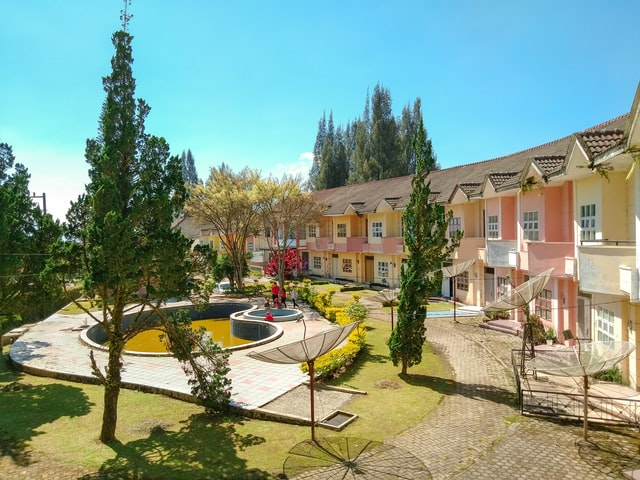
#> input picture Assignment2/SampleImages/Set2.jpg, 640 x 480 px
$ python main.py
#> lines starting #> are read from the running program, lines starting #| are printed output that depends on the picture
import cv2
import math
import numpy as np
import timeit

imageName = "Set2"
sampleImage = cv2.imread("./SampleImages/" + imageName + ".jpg")
#> sampleImage is the input picture: shape (480, 640, 3); mean B, G, R 136, 153.7, 131.5
print(sampleImage)
#> (printed output is left out)
sampleArr = np.array(sampleImage)
gaussianFilter = np.array(sampleImage)


def meanFilter(sampleArr,size):
#> called with size = 3
    shape = sampleArr.shape
#> shape = (480, 640, 3)
    cut = int(size/2)
    meanFilter = np.array(sampleImage)

    for y in range(cut,shape[0] - cut):
        for x in range(cut,shape[1] - cut):
            temp = sampleArr[(y-cut):(y+cut),(x-cut):(x+cut)]
            # get average value of each pixel
            avg = np.mean(temp,axis=(0,1))

            meanFilter[y][x] = avg
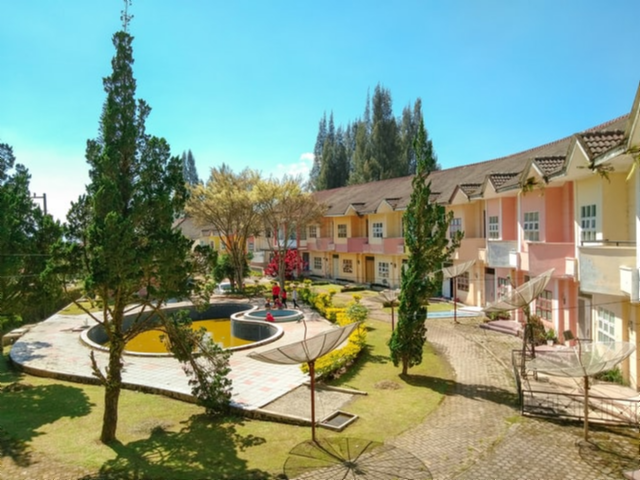
#> meanFilter: shape (480, 640, 3); mean B, G, R 135.8, 153.4, 131.1

    return meanFilter

def gaussianKernel(x, mu, sigma):
  return math.exp( -(((x-mu)/(sigma))**2)/2.0 )

# [85 lines left out: functions gaussian, kuwaharaFilter, not called in this run]

windowSize=3

meanImage = meanFilter(sampleArr,windowSize)
cv2.imshow("Mean Image", meanImage)
cv2.imwrite("./SampleImages/meanFilter-" + imageName + "-" + str(windowSize) + ".jpg", meanImage)

# [10 lines of commented-out code are left out]


cv2.waitKey(0)
cv2.destroyAllWindows

$ run again, with Assignment2/SampleImages/france.jpg copied over Assignment2/SampleImages/Set2.jpg
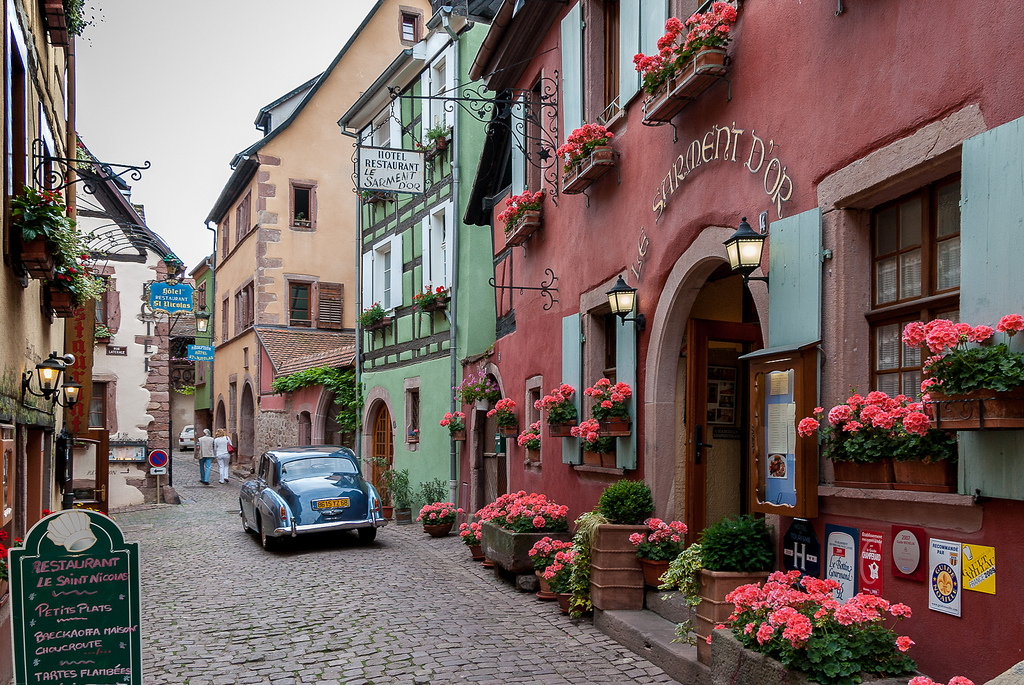
#> input picture Assignment2/SampleImages/france.jpg, 1024 x 685 px
#> sampleImage is the input picture: shape (685, 1024, 3); mean B, G, R 96.5, 100.6, 117.5
#> (printed output is left out)
#> after the loop in meanFilter, `for y in range(cut,shape[0] - cut):`:
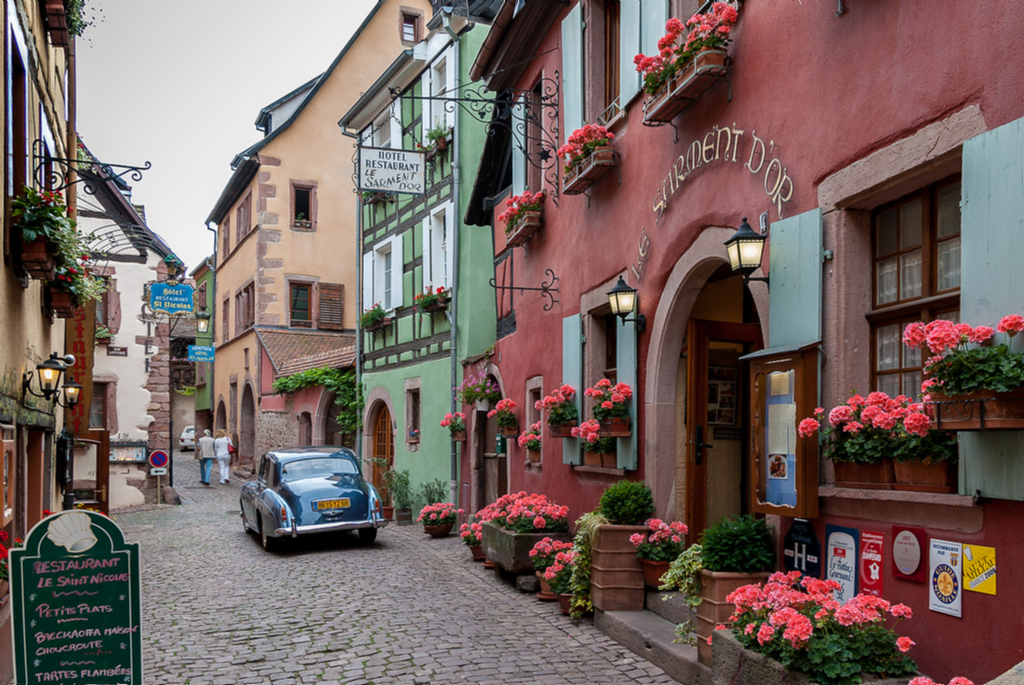
#> meanFilter: shape (685, 1024, 3); mean B, G, R 96.2, 100.3, 117.2
